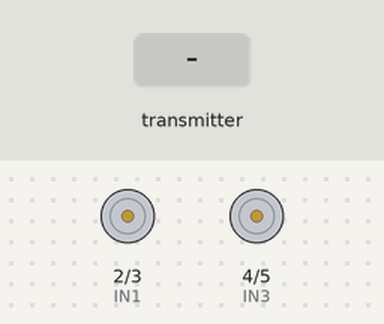
Recording of a sketch running on a simulated Arduino Uno, built with avr-gcc and run on an emulated ATmega328P. Parts: motor-driver pin pairs drawn as motors (green arrow = first pin HIGH = forward, orange = second pin HIGH = backward, longer = more drive, scaled by the enable pin). The inputs (shaded band) are chosen by the test bench. No radio packets arrive unless stated.

Above: at 1.2 s.
1.3 s: the transmitter starts sending acceleration.0 = 256
At 1.9 s:
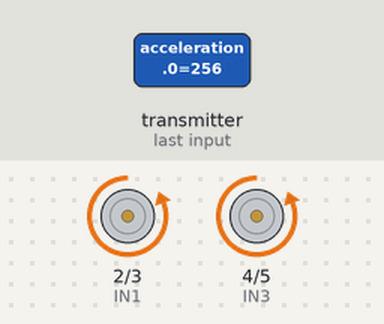
2.8 s: the transmitter starts sending acceleration.0 = 0
At 3.1 s:
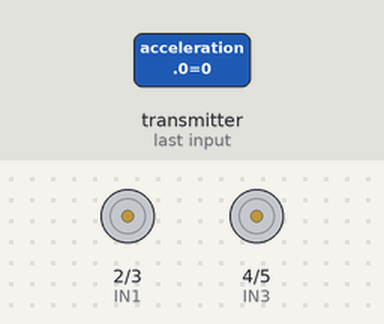
4.3 s: the transmitter starts sending acceleration.1 = 256
5.8 s: the transmitter starts sending acceleration.1 = 0
Timing chart, 0 to 8.3 s (numbered marks = the images above; inputs shaded):
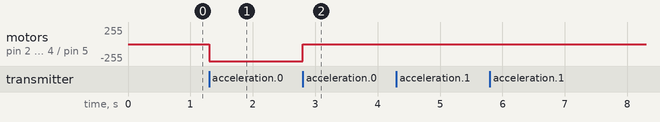

The sketch:

receiver.ino
```cpp
#include <SPI.h>
#include <nRF24L01.h>
#include <RF24.h>

//create an RF24 object
RF24 radio(9, 10);  // CE, CSN

//address through which two modules communicate.
const byte address[6] = "00001";

///////////////////////
//acceleration values
int acceleration[2];
int Xacceleration;
int Yacceleration;
///////////////////////

///////////////////////
//define driver pins
int ENA = A0;
int ENB = A1;

int IN1 = 2;
int IN2 = 3;
int IN3 = 4;
int IN4 = 5;

int mspeed1 = 0;
int mspeed2 = 0;
///////////////////////

void setup()
{
  pinMode(IN1,OUTPUT);
  pinMode(IN2,OUTPUT);
  pinMode(IN3,OUTPUT);
  pinMode(IN4,OUTPUT);
  pinMode(ENA,OUTPUT);
  pinMode(ENB,OUTPUT);

  while (!Serial);
    Serial.begin(115200);

  radio.begin();

  //set the address
  radio.openReadingPipe(0, address);

  //Set module as receiver
  radio.startListening();
}

void loop()
{
  //Read the data if available in buffer
  if (radio.available())
  {

    radio.read(&acceleration, sizeof(acceleration));
    Xacceleration = acceleration[0];
    Yacceleration = acceleration[1];

    /*
    Serial.print("Xacceleration: ");
    Serial.println(Xacceleration);
    Serial.print("Yacceleration: ");
    Serial.println(Yacceleration);
    //delay(1000);
    */

    if((Xacceleration >= 3) && (Yacceleration <= 0)){
      backward();
    }
    else if((Yacceleration <= 0) && (Xacceleration <= -1)){
      forward();
    }
    else if((Xacceleration == 0) && (Yacceleration <= -2)){
      left();
    }
    else if((Xacceleration == 0) && (Yacceleration > 2)){
      right();
    }
    else if((Xacceleration == 0) && (Yacceleration == 0)){
      stopfcn();
    }

  }
}

//this function moves the robot forward
void forward(){
  digitalWrite(IN1,HIGH);
  digitalWrite(IN3,HIGH);
  digitalWrite(IN2,LOW);
  digitalWrite(IN4,LOW);
  mspeed1 = 200;
  mspeed2 = 200;
  analogWrite(ENA,mspeed1);
  analogWrite(ENB,mspeed2);
}

//this function moves the robot backward
void backward(){
  digitalWrite(IN1,LOW);
  digitalWrite(IN3,LOW);
  digitalWrite(IN2,HIGH);
  digitalWrite(IN4,HIGH);
  mspeed1 = 200;
  mspeed2 = 200;
  analogWrite(ENA,mspeed1);
  analogWrite(ENB,mspeed2);
}

//this function moves the robot right
void right(){
  digitalWrite(IN1,HIGH);
  digitalWrite(IN3,LOW);
  digitalWrite(IN2,LOW);
  digitalWrite(IN4,LOW);
  mspeed1 = 100;
  mspeed2 = 0;
  analogWrite(ENA,mspeed1);
  analogWrite(ENB,mspeed2);
}

//this function moves the robot left
void left(){
  digitalWrite(IN1,LOW);
  digitalWrite(IN3,HIGH);
  digitalWrite(IN2,LOW);
  digitalWrite(IN4,LOW);
  mspeed1 = 0;
  mspeed2 = 100;
  analogWrite(ENA,mspeed1);
  analogWrite(ENB,mspeed2);
}

//stop function
void stopfcn(){
  digitalWrite(IN1,LOW);
  digitalWrite(IN3,LOW);
  digitalWrite(IN2,LOW);
  digitalWrite(IN4,LOW);
  mspeed1 = 0;
  mspeed2 = 0;
  analogWrite(ENA,mspeed1);
  analogWrite(ENB,mspeed2);
}
```

Measured:
- after the input at 1.3 s, motor on pin 2 (IN1) / pin 3 (IN2), motor on pin 4 (IN3) / pin 5 (IN4): stopped → backward 255/255 at once
- after the input at 2.8 s, motor on pin 2 (IN1) / pin 3 (IN2), motor on pin 4 (IN3) / pin 5 (IN4): backward 255/255 → stopped at once
